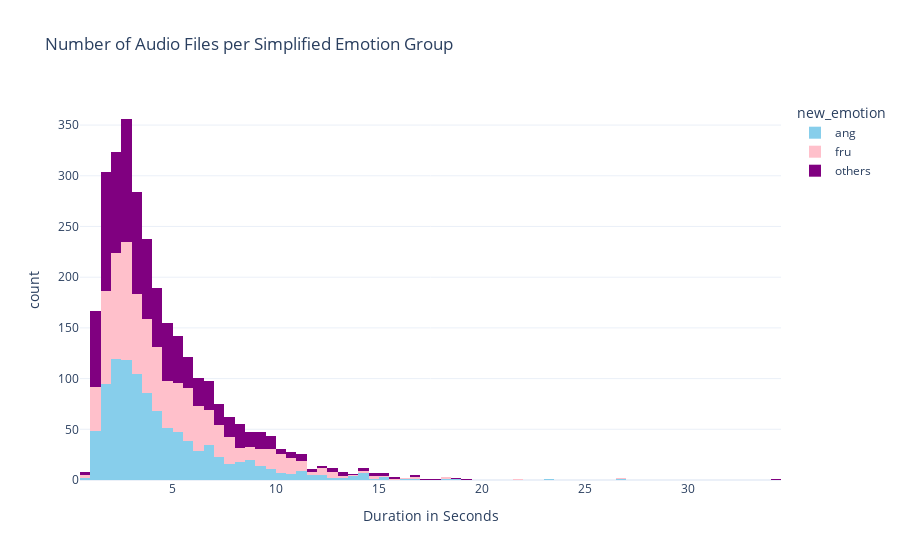

Write notebook code for a chart like this one.
### Code cell
import plotly.express as px

labels_df_updated = labels_df.groupby('new_emotion').sample(n=1000, random_state=42)

template = 'plotly_white'
labels_df_new = labels_df[labels_df.new_emotion == 'ang']
fig = px.histogram(labels_df_updated, x='time_gap', 
             labels= {'time_gap': 'Duration in Seconds'},
             title='Number of Audio Files per Simplified Emotion Group',color='new_emotion',template=template,color_discrete_sequence=['skyblue','pink','purple'])

fig.update_layout(showlegend=True)
fig.show()

### Figure 1 — Plotly figure (JSON) as saved in the notebook; plotly's stock layout.template omitted (floating-point values rounded to 4 significant figures; data arrays with more than 128 entries replaced by an {"elided": "..."} marker saying what was removed)
{"data": [{"alignmentgroup": "True", "bingroup": "x", "hovertemplate": "new_emotion=ang<br>Duration in Seconds=%{x}<br>count=%{y}<extra></extra>", "legendgroup": "ang", "marker": {"color": "skyblue", "pattern": {"shape": ""}}, "name": "ang", "offsetgroup": "ang", "orientation": "v", "showlegend": true, "x": {"elided": "1000 float values"}, "xaxis": "x", "yaxis": "y", "type": "histogram"}, {"alignmentgroup": "True", "bingroup": "x", "hovertemplate": "new_emotion=fru<br>Duration in Seconds=%{x}<br>count=%{y}<extra></extra>", "legendgroup": "fru", "marker": {"color": "pink", "pattern": {"shape": ""}}, "name": "fru", "offsetgroup": "fru", "orientation": "v", "showlegend": true, "x": {"elided": "1000 float values"}, "xaxis": "x", "yaxis": "y", "type": "histogram"}, {"alignmentgroup": "True", "bingroup": "x", "hovertemplate": "new_emotion=others<br>Duration in Seconds=%{x}<br>count=%{y}<extra></extra>", "legendgroup": "others", "marker": {"color": "purple", "pattern": {"shape": ""}}, "name": "others", "offsetgroup": "others", "orientation": "v", "showlegend": true, "x": {"elided": "1000 float values"}, "xaxis": "x", "yaxis": "y", "type": "histogram"}], "layout": {"xaxis": {"anchor": "y", "domain": [0.0, 1.0], "title": {"text": "Duration in Seconds"}}, "yaxis": {"anchor": "x", "domain": [0.0, 1.0], "title": {"text": "count"}}, "legend": {"title": {"text": "new_emotion"}, "tracegroupgap": 0}, "title": {"text": "Number of Audio Files per Simplified Emotion Group"}, "barmode": "relative", "showlegend": true}}
